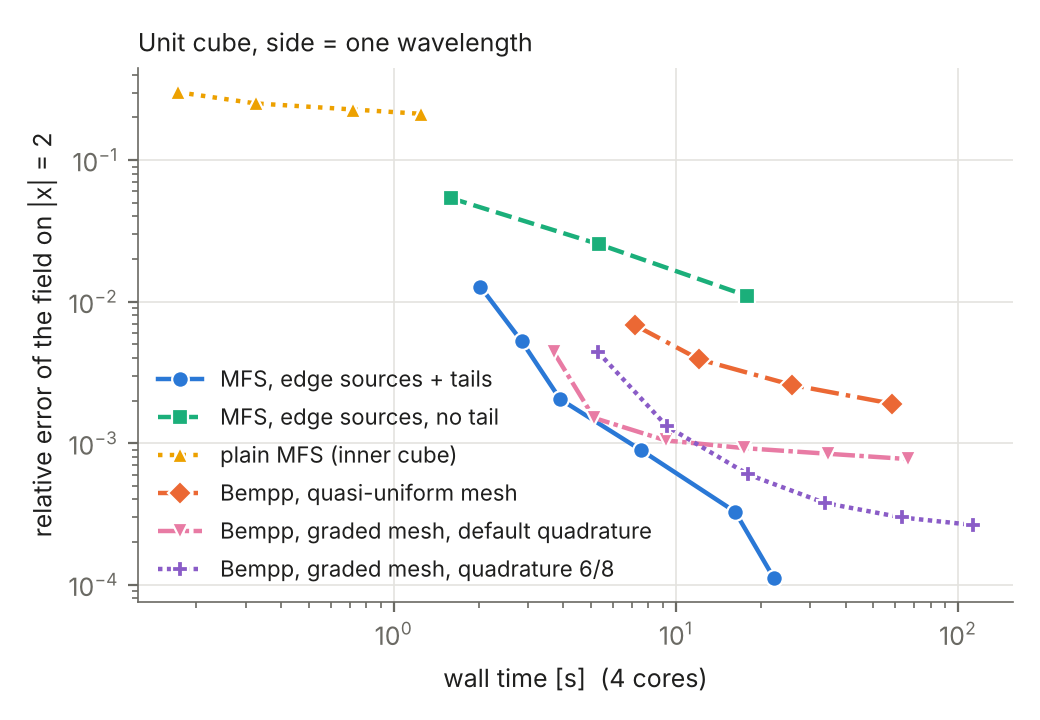

Here is the Python script that generated this plot:
"""Error against wall time for the unit cube (k = 2 pi): MFS with edge sources
and singular tail, the same without tail, plain MFS (uniform sources on an
inner cube), and Bempp (EFIE, RWG, dense LU) on quasi-uniform meshes and on meshes graded
towards the edges.

    python3 fig_cost_cube.py run     # solve and time everything except Bempp; writes fig_cost_cube.npz
    python3 fig_cost_cube.py         # table (and figure, if matplotlib is present) from the saved data

Bempp fields and times come from bem_optical.py (bem_cube_h*_q4.npz) and
bem_cube_graded.py (bem_cube_graded_n*_g2.npz), run on the same machine. All times include assembly, solve and evaluation at the 400
test points on |x| = 2; the MFS uses the two mirror symmetries of this
incidence, Bempp does not. Run alone on the machine.
"""
import glob
import sys
import time

import numpy as np

import cube_mfs
from cube_mfs import COL, balanced  # noqa: F401  (re-exported: other scripts import them from here)

J_REF = 9


def run_mfs(J, pts, tail=9, n_base=None):
    """Standard wave with the three-mirror solver (cube_mfs.py). Time covers
    set-up, assembly, the factorisations and the field at the test points."""
    kw = {} if n_base is None else dict(kw=dict(q=0.5, gamma=2.0, kinds="em", n_base=n_base), hmax=0.1)
    E, t, info = cube_mfs.run(J, pts=pts, tail=tail, **kw)
    return E, t, info["unknowns"], info["rows"], info["optical"]


def run():
    pts = np.load("bem_cube_h0.05.npz")["pts"]
    run_mfs(2, pts)                                    # warm-up (compilation, threads)
    out = {"pts": pts}
    for name, Js, kw in (("tail", range(3, J_REF + 1), {}), ("notail", (4, 6, 8), dict(tail=0)),
                         ("plain", (4, 6, 8, 10), None)):
        rows = []
        for J in Js:
            if kw is None:                             # plain MFS: J plays the role of the grid size
                E, t, unk, nrow, opt = run_mfs(-1, pts, n_base=J)
            else:
                E, t, unk, nrow, opt = run_mfs(J, pts, **kw)
            rows.append((J, t, unk, nrow, opt))
            out[f"{name}_E{J}"] = E
            print(f"{name:7s} J/n={J:2d} unknowns={unk:5d} rows={nrow:6d} time={t:6.1f}s optical={opt:.1e}", flush=True)
            out[name] = np.array(rows)
            np.savez("fig_cost_cube.npz", **out)


def rel(a, b):
    return np.linalg.norm(a - b) / np.linalg.norm(b)


def report():
    d = np.load("fig_cost_cube.npz")
    ref = d[f"tail_E{J_REF}"]
    bem = sorted((np.load(f) for f in glob.glob("bem_cube_h*_q4.npz")), key=lambda b: int(b["ndof"]))
    bem = [b for b in bem if int(b["ndof"]) > 1000]
    # Bempp extrapolated from its two finest meshes, error ~ N^(-2/3) (h^(4/3), the edge-limited rate)
    f1, f2 = (float(b["ndof"]) ** (-2 / 3) for b in bem[-2:])
    ext = bem[-1]["E"] + (bem[-1]["E"] - bem[-2]["E"]) * f2 / (f1 - f2)
    print(f"reference: MFS with tail, J = {J_REF}. It differs from extrapolated Bempp by {rel(ref, ext):.2e}")
    curves = {}
    print("method        size   unknowns   time[s]   error vs MFS ref   error vs extrap. Bempp   optical")
    for name, label in (("tail", "MFS+tail"), ("notail", "MFS no tail"), ("plain", "plain MFS")):
        pts_ = []
        for J, t, unk, nrow, opt in d[name]:
            E = d[f"{name}_E{int(J)}"]
            if name == "tail" and int(J) == J_REF:
                continue
            pts_.append((t, rel(E, ref)))
            print(f"{label:12s} {int(J):5d} {int(unk):9d} {t:9.1f} {rel(E, ref):14.2e} {rel(E, ext):18.2e} {opt:16.1e}")
        curves[label] = np.array(pts_)
    pts_ = []
    for b in bem:
        pts_.append((float(b["t_solve"]), rel(b["E"], ref)))
        print(f"{'Bempp':12s} {float(b['h']):5.2f} {int(b['ndof']):9d} {float(b['t_solve']):9.1f} {rel(b['E'], ref):14.2e} "
              f"{rel(b['E'], ext):18.2e}")
    curves["Bempp"] = np.array(pts_)
    # Bempp on meshes graded towards the edges (bem_cube_graded.py, grading exponent 2, default quadrature)
    graded = sorted((np.load(f) for f in glob.glob("bem_cube_graded_n*_g2.npz")), key=lambda b: int(b["ndof"]))
    pts_ = []
    for b in graded:
        pts_.append((float(b["t_solve"]), rel(b["E"], ref)))
        print(f"{'Bempp graded':12s} {int(b['n']):5d} {int(b['ndof']):9d} {float(b['t_solve']):9.1f} {rel(b['E'], ref):14.2e} "
              f"{rel(b['E'], ext):18.2e}   (assembly {float(b['t_assembly']):.0f}s, LU {float(b['t_lu']):.0f}s, "
              f"evaluation {float(b['t_eval']):.0f}s)")
    if pts_:
        curves["Bempp graded"] = np.array(pts_)
    # the same meshes with higher quadrature orders: a second cost curve (6/8) and the independent reference (8/10)
    for q in ("6_8", "8_10"):
        fine = sorted((np.load(f) for f in glob.glob(f"bem_cube_graded_n*_g2_q{q}.npz")), key=lambda b: int(b["ndof"]))
        for b in fine:
            print(f"{'graded ' + q.replace('_', '/'):12s} {int(b['n']):5d} {int(b['ndof']):9d} {float(b['t_solve']):9.1f} {rel(b['E'], ref):14.2e} "
                  f"{'':18s}   (assembly {float(b['t_assembly']):.0f}s, LU {float(b['t_lu']):.0f}s); sigma_ext {float(b['ext']):.5f}")
        if q == "6_8" and fine:
            curves["Bempp graded 6/8"] = np.array([(float(b["t_solve"]), rel(b["E"], ref)) for b in fine])
        if len(fine) >= 3:                              # three-level extrapolation, E_n = E + C n^(-p)
            from scipy.optimize import brentq
            (n1, E1), (n2, E2), (n3, E3) = ((float(b["n"]), b["E"]) for b in fine[-3:])
            r = np.linalg.norm(E1 - E2) / np.linalg.norm(E2 - E3)
            p = brentq(lambda p: (n1 ** -p - n2 ** -p) / (n2 ** -p - n3 ** -p) - r, 0.2, 12)
            Ex = E3 + (E3 - E2) * n3 ** -p / (n2 ** -p - n3 ** -p)
            s1, s2, s3 = (float(b["ext"]) for b in fine[-3:])
            print(f"   extrapolated from the last three (fitted rate n^-{p:.2f}): differs from the MFS reference by "
                  f"{rel(Ex, ref):.2e}; sigma_ext {s3 + (s3 - s2) * n3 ** -p / (n2 ** -p - n3 ** -p):.5f}")
    sm = d["tail"][-1]
    print(f"MFS reference J = {int(sm[0])}: {int(sm[2])} unknowns, {sm[1]:.0f} s, optical mismatch {sm[4]:.1e}")
    return curves


# Fixed colour, marker and dash per method (colour is never the only cue, so
# the figure survives greyscale printing). Hues checked for colour-blind
# separation with the dataviz palette validator.
STYLE = {"MFS+tail": ("#2a78d6", "o", "-", "MFS, edge sources + tails"),
         "MFS no tail": ("#1baf7a", "s", "--", "MFS, edge sources, no tail"),
         "plain MFS": ("#eda100", "^", ":", "plain MFS (inner cube)"),
         "Bempp": ("#eb6834", "D", "-.", "Bempp, quasi-uniform mesh"),
         "Bempp graded": ("#e87ba4", "v", (0, (5, 1, 1, 1)), "Bempp, graded mesh, default quadrature"),
         "Bempp graded 6/8": ("#8a5cc7", "P", (0, (1, 1)), "Bempp, graded mesh, quadrature 6/8")}
INK, MUTED = "#1f1f1e", "#6b6a64"


def plot(curves, fname="fig_cost_cube"):
    import matplotlib
    matplotlib.use("Agg")
    import matplotlib.pyplot as plt
    plt.rcParams.update({"font.size": 9, "axes.edgecolor": MUTED, "axes.labelcolor": INK, "text.color": INK,
                         "xtick.color": MUTED, "ytick.color": MUTED, "axes.linewidth": 0.6})
    fig, ax = plt.subplots(figsize=(5.2, 3.6))
    for key, (col, mk, ls, label) in STYLE.items():
        if key not in curves:
            continue
        c = curves[key]
        ax.loglog(c[:, 0], c[:, 1], linestyle=ls, color=col, marker=mk, ms=6, lw=1.6, mec="white", mew=0.8, label=label)
    ax.set_xlabel("wall time [s]  (4 cores)")
    ax.set_ylabel("relative error of the field on |x| = 2")
    ax.grid(True, which="major", color="#e4e3df", lw=0.6)
    ax.grid(False, which="minor")
    for sp in ("top", "right"):
        ax.spines[sp].set_visible(False)
    ax.legend(frameon=False, fontsize=8, loc="lower left")
    ax.set_title("Unit cube, side = one wavelength", loc="left", fontsize=9, color=INK)
    fig.tight_layout()
    fig.savefig(fname + ".pdf")
    fig.savefig(fname + ".png", dpi=200)
    print("wrote", fname + ".pdf/.png")


if __name__ == "__main__":
    if len(sys.argv) > 1 and sys.argv[1] == "run":
        run()
    plot(report())
